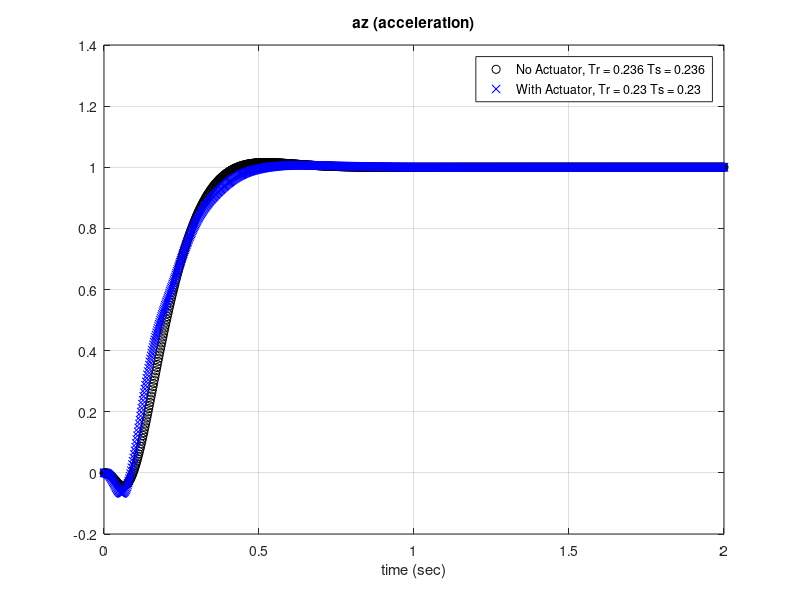
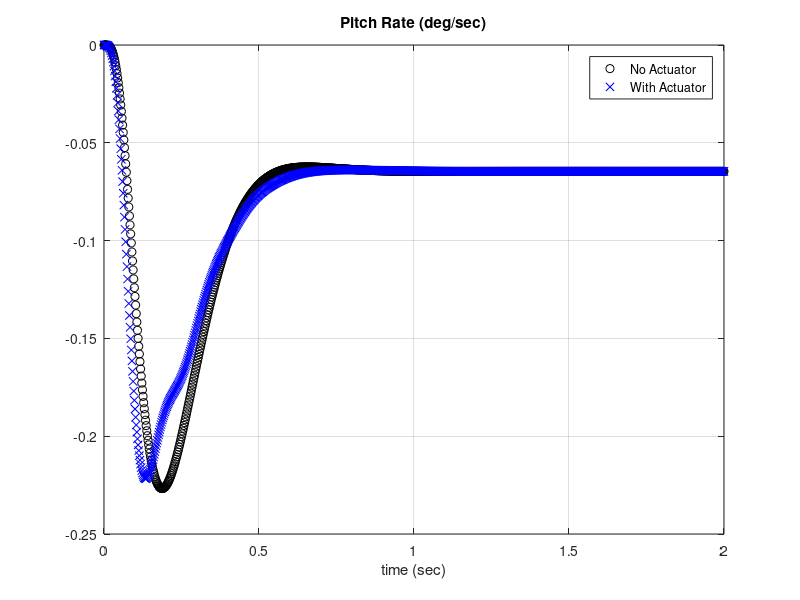
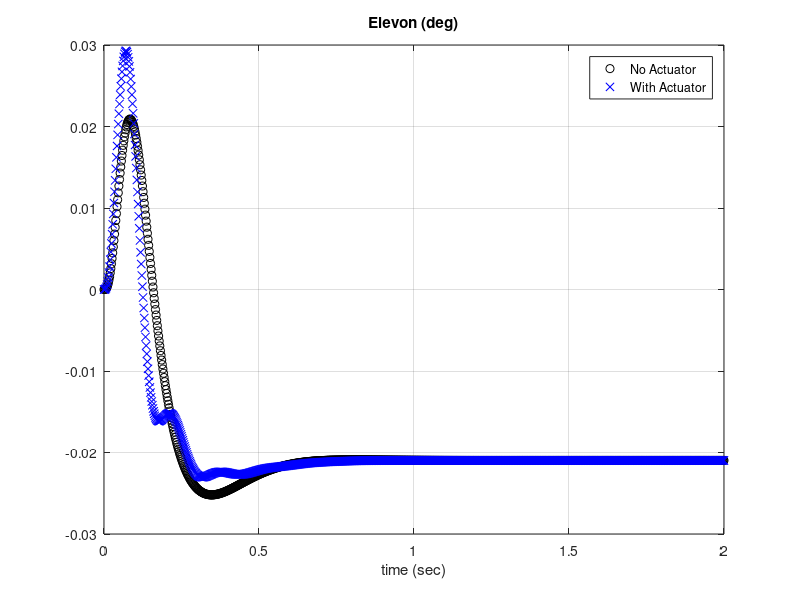
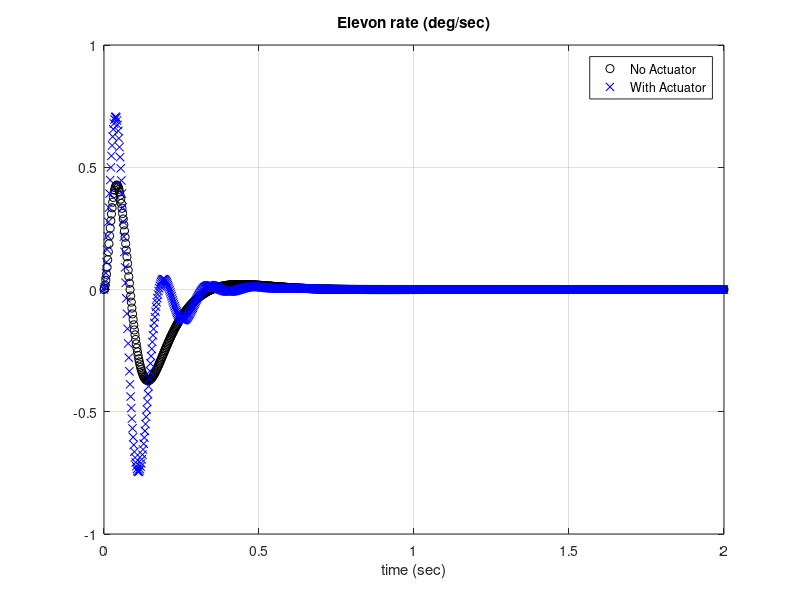

Reproduce these figures in MATLAB, in order.
dt = 0.002;
t = 0:dt:2;

load('5_1_az.mat');
load('5_1_q.mat');
load('5_1_del.mat');
load('5_1_deldot.mat');
load('rt_5_1.mat');
load('st_5_1.mat');

load('hw4_az.mat');
load('hw4_q.mat');
load('hw4_del.mat');
load('hw4_deldot.mat');
load('../HW5/hw4_rt.mat');
load('../HW5/hw4_st.mat');

figure; plot(t,az_hw4,'ok', t,az_5_1,'xb'); 
title('az (acceleration)');grid on;xlabel('time (sec)');
str1 = ['No Actuator, Tr = ' num2str(hw4_rt) ' Ts = ' num2str(hw4_st)];
str2 = ['With Actuator, Tr = ' num2str(rt_5_1) ' Ts = ' num2str(st_5_1)];
legend({str1,str2}, 'Position',[0.39,0.45,0.25,0.1]);

figure; plot(t,q_hw4,'ok', t,q_5_1,'xb'); 
title('Pitch Rate (deg/sec)');grid on;xlabel('time (sec)');
legend('No Actuator','With Actuator');

figure; plot(t,del_hw4,'ok', t,del_5_1,'xb'); 
title('Elevon (deg)');grid on;xlabel('time (sec)'); 
legend('No Actuator','With Actuator');

figure; plot(t,deldot_hw4,'ok', t,deldot_5_1,'xb'); 
title('Elevon rate (deg/sec)');grid on;xlabel('time (sec)');
legend('No Actuator','With Actuator');

